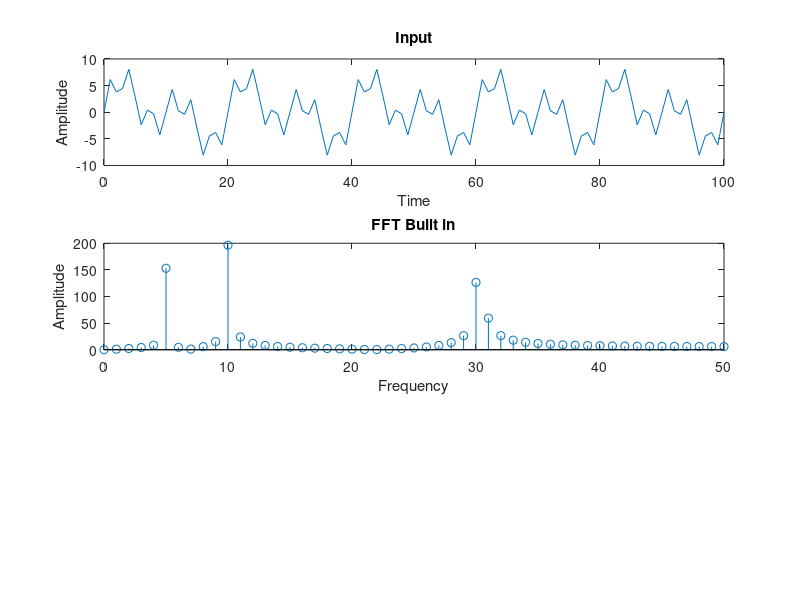

MATLAB code to generate this figure: (Note: this script raises an error after producing the figure.)
clc;
close all;
clear all;

%signal 1

t = 0 : 1 : 100; % Time Samples
f1 = 10; % Input Signal Frequency
fs = 100; % Sampling Frequency
x = 4*sin(2*pi*f1/fs*t); % Generate Sine Wave

f2=30;
y=3*sin(2*pi*f2/fs*t);

f3=5;
z=3*sin(2*pi*f3/fs*t);

m=x+y+z;

subplot(3,1,1);
plot(t,m); 
%plotting input sequence
ylabel('Amplitude');
xlabel('Time');
title('Input');

N = length(m); %finding the length of entered sequence for N point FFT

A=fft(m);
magnitude1 = abs(A); % absolute values of individual FFT complex 

t = 0:N/2;
subplot(3,1,2);
stem(t,magnitude1(1:(N/2+1)));
%plotting FFT sequence
ylabel('Amplitude');
xlabel('Frequency');
title('FFT Built in');

d = designfilt("lowpassfir",'FilterOrder',15,'CutoffFrequency1',2,'CutoffFrequency2',20,'SampleRate',fs);
afterfilter=filter(d,m); %m=mixed signal

%% FFT after filter
Aft=fft(afterfilter);
magnitude2 = abs(Aft); % absolute values of individual FFT complex 

t = 0:N/2;
subplot(3,1,3);
stem(t,magnitude2(1:(N/2+1)));
%plotting FFT sequence
ylabel('Amplitude');
xlabel('Frequency');
title('FFT After Filter');
